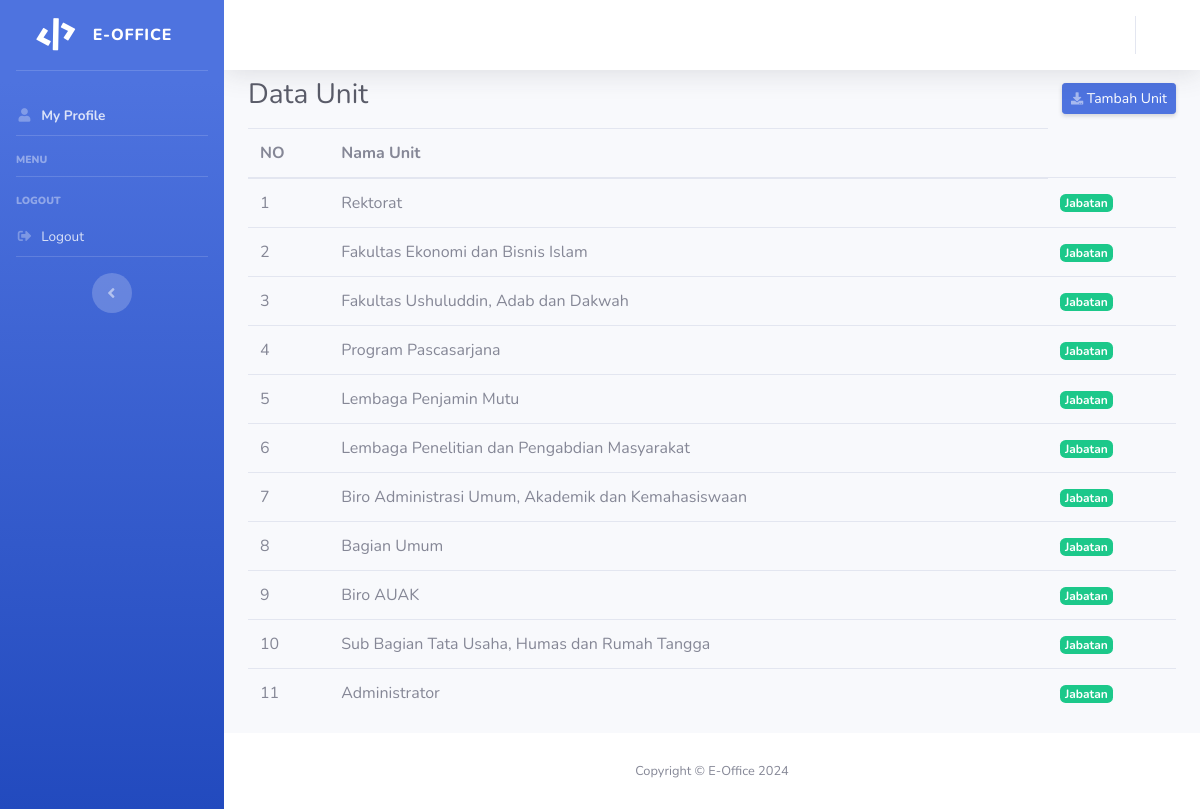
The page /index.php/unit on the database its author committed.
### tables this page shows
CREATE TABLE `tb_unit` (
  `id_unit` int(11) NOT NULL,
  `nama_unit` varchar(125) NOT NULL
);

### application/controllers/Unit.php (called while the page is built, shortened)
<?php
class Unit extends CI_Controller
{
    public function index()
    {
        $data['title'] = 'Data Unit';
        $data['unit'] = $this->Unit_model->getAllUnit();
        $data['user'] = $this->db->get_where('tb_user', ['username' => $this->session->userdata('username')])->row_array();
        $this->load->view('templates/header', $data);
        $this->load->view('templates/sidebar', $data);
        $this->load->view('templates/topbar', $data);
        $this->load->view('unit/index', $data);
        $this->load->view('templates/footer');
    }
}

### index.php (called while the page is built, shortened)
<?php
require_once BASEPATH.'core/CodeIgniter.php';

### application/models/Unit_model.php (called while the page is built, shortened)
<?php
class Unit_model extends CI_Model
{
    public function getAllUnit()
    {
        return $this->db->get('tb_unit')->result_array();
    }
}

### application/views/unit/index.php (the view)
<div class="container-fluid">
    <div class="d-sm-flex align-items-center justify-content-between mb-2">
        <h1 class="h3 mb-2 text-gray-800"><?= $title; ?></h1>
        <a href="<?= base_url(); ?>unit/tambahUnit" class="d-none d-sm-inline-block btn btn-sm btn-primary shadow-sm"><i class="fas fa-download fa-sm text-white-50"></i> Tambah Unit</a>
    </div>
    <table class="table">
        <thead>
            <tr>
                <th scope="col">NO</th>
                <th scope="col">Nama Unit</th>
            </tr>
        </thead>
        <tbody>
            <?php
            $i = 1;
            foreach ($unit as $u) : ?>
                <tr>
                    <td><?= $i++; ?></td>
                    <td><?= $u['nama_unit'] ?></td>
                    <td>
                        <a class=" badge badge-success" href="<?= base_url(); ?>unit/jabatan1/<?= $u['id_unit']; ?>">Jabatan</a>
                    </td>
                </tr>
            <?php endforeach; ?>
        </tbody>
    </table>
</div>
</div>

### rows shown on the page
tb_unit: nama_unit "Rektorat"
tb_unit: nama_unit "Fakultas Ekonomi dan Bisnis Islam"
tb_unit: nama_unit "Fakultas Ushuluddin, Adab dan Dakwah"
tb_unit: nama_unit "Program Pascasarjana"
tb_unit: nama_unit "Lembaga Penjamin Mutu"
tb_unit: nama_unit "Lembaga Penelitian dan Pengabdian Masyarakat"
tb_unit: nama_unit "Biro Administrasi Umum, Akademik dan Kemahasiswaan"
tb_unit: nama_unit "Bagian Umum"
tb_unit: nama_unit "Biro AUAK"
tb_unit: nama_unit "Sub Bagian Tata Usaha, Humas dan Rumah Tangga"
tb_unit: nama_unit "Administrator"

### other values the page prints
$title "Data Unit"
